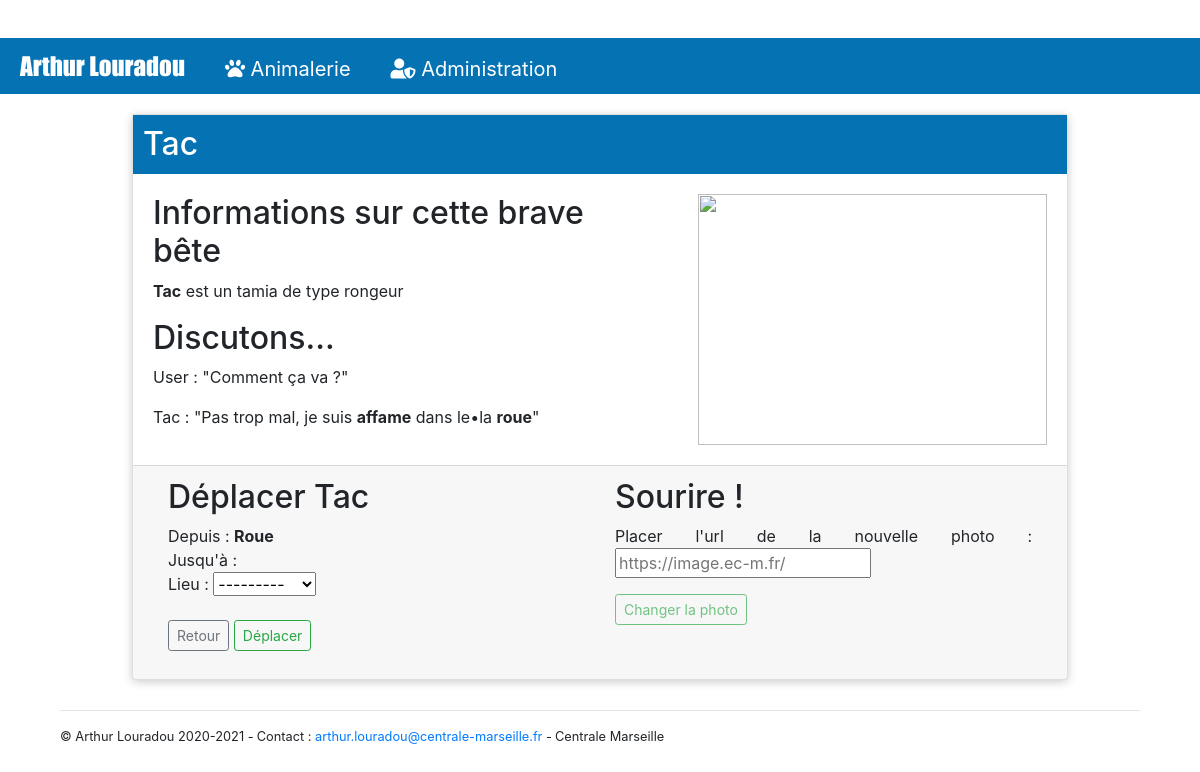
The app's page /animal/Tac/, older data.
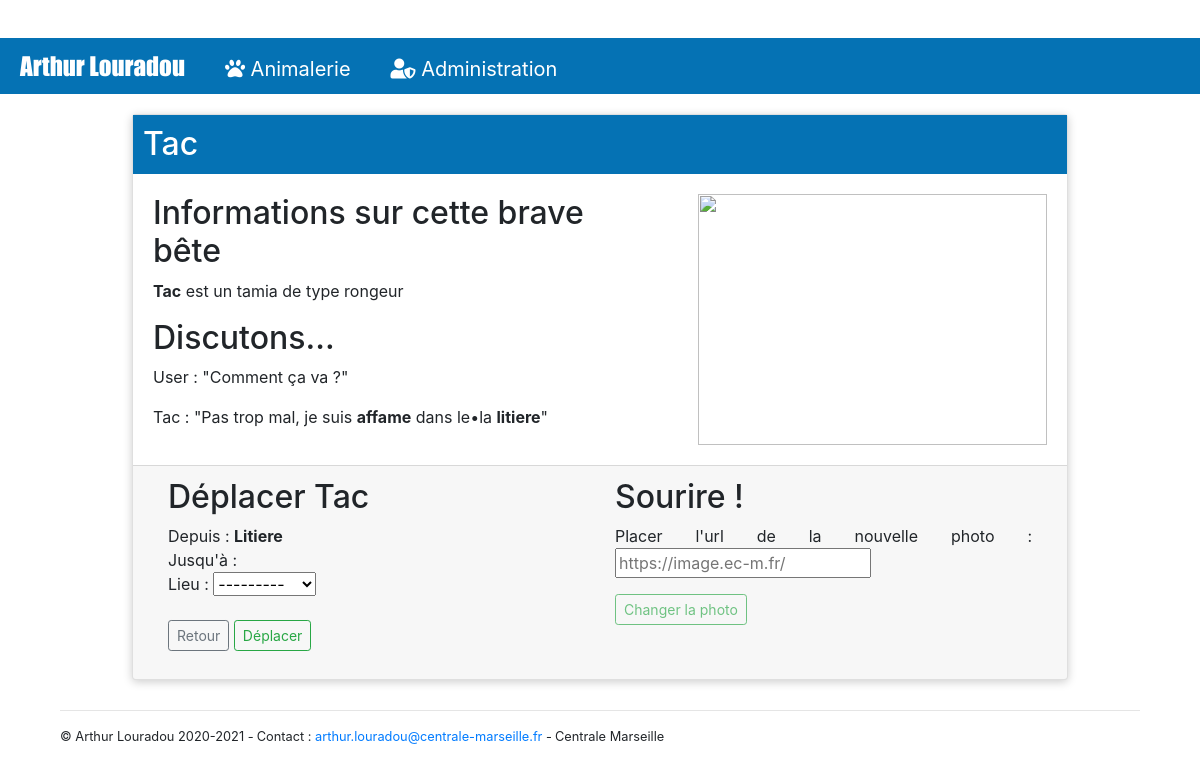
The same page, newer data.
### animalerie/models.py (models this page shows, shortened)
class Animal(models.Model):
    id_animal = models.CharField(max_length=100, primary_key=True)
    etat = models.CharField(max_length=20)
    type = models.CharField(max_length=20)
    race = models.CharField(max_length=20)
    photo = models.CharField(max_length=200)
    lieu = models.ForeignKey(Equipement, on_delete=models.CASCADE)

class Equipement(models.Model):
    id_equip = models.CharField(max_length=100, primary_key=True)
    disponibilite = models.CharField(max_length=20)
    photo = models.CharField(max_length=200)
    def __str__(self):
        return self.id_equip

### animalerie/views.py (the view)
# urls.py: path('animal/<str:id_animal>/', views.animal_detail, name='animal_detail'),
def animal_detail(request, id_animal,error=None):
    animal = get_object_or_404(Animal, id_animal=id_animal)
    if request.method == "POST":
        form = MoveForm(request.POST)
        if form.is_valid():
            ancien_lieu = get_object_or_404(Equipement, id_equip=animal.lieu)
            post = form.save(commit=False)
            nouveau_lieu = get_object_or_404(Equipement, id_equip=post.lieu)
            modif = get_object_or_404(Animal, id_animal=id_animal).changeLieu(nouveau_lieu)
            if modif=='error_not_empty' :
                return redirect('animal_detail_mes', id_animal=id_animal, error='Lieu Occupé')
            elif modif.split(':')[0]=='error_impossible':
                return redirect('animal_detail_mes', id_animal=id_animal, error='Impossible, '+modif.split(':')[1])
            else:
                ancien_lieu.disponibilite = 'libre'
                ancien_lieu.save()
                modif.save()
                nouveau_lieu.disponibilite = 'occupe'
                nouveau_lieu.save()
            return redirect('animal_detail', id_animal=id_animal)
    else:
         form = MoveForm()
    lieu = animal.lieu
    if error==None:
        return render(request,
                    'animalerie/animal_detail.html',
                    {'animal': animal, 'lieu': lieu, 'form': form})
    else:
        return render(request,
                    'animalerie/animal_detail.html',
                    {'animal': animal, 'lieu': lieu, 'form': form, 'error':error})

### animalerie/forms.py
class MoveForm(forms.ModelForm):
    class Meta:
        model = Animal
        fields = ('lieu',)

### animalerie/templates/animalerie/animal_detail.html (shortened to what this page needs)
{% extends 'animalerie/template.html' %}
{% load static %}
{% block content %}
<div class="page-header">
    <div class="card">
        <div class="header">
            <h2>
                {{ animal.id_animal }}
            </h2>
        </div>
        <div class="container">
            <div class="row">
                <div class="card-body col-lg-7">
                    <h2 class="card-text"> Informations sur cette brave bête</h2>
                    <p><b>{{ animal.id_animal }}</b> est un {{ animal.race }} de type {{ animal.type }}</p>
                    <h2>Discutons...</h2>
                    <p>User : "Comment ça va ?"</p>
                    <p>{{ animal.id_animal }} : "Pas trop mal, je suis <b>{{ animal.etat }}</b> dans le•la <b>{{ animal.lieu }}</b>"</p>
                </div>
                <div class="card-body col-lg-5">
                    <img src="{% if animal.photo == '#' %}https://www.thoiry.net/sites/thoiry.net/files/2018-02/loutre1600x800.jpg
                    {% else%}
                      {{animal.photo}}
                    {% endif %}" style="height: auto; width: 100%; display: block;object-fit: cover;" />
                </div>
            </div>
        </div>
        <div class="card-footer">
            <div class="container">
                <div class="row">
                    <div class="col">
                        <form method="POST" class="post-form">{% csrf_token %}
                            <h2 class="card-text"> Déplacer {{ animal.id_animal }}</h2>
                            <span>Depuis : <b>{{ animal.lieu|capfirst }}</b></span><br/>
                            <span>Jusqu'à : </span>
                            {{ form.as_p }}
                            <a class="btn btn-sm btn-outline-secondary card-text" href="{% url 'animal_list' %}">Retour</a>
                            <button type="submit" class="btn btn-sm btn-outline-success card-text">Déplacer</button>
                        </form>
                    </div>
                    <div class="col-6">
                        <form method="POST" class="post-form">{% csrf_token %}
                            <h2 class="card-text"> Sourire !</h2>
                            <p>Placer l'url de la nouvelle photo : <input placeholder="https://image.ec-m.fr/"/></p>
                            <button type="submit" class="btn btn-sm btn-outline-success card-text" title="En cours de développement" style="cursor: not-allowed;" disabled>Changer la photo</button>
                        </form>
                    </div>
                </div>
            </div>
        </div>
    </div>
</div>
{% endblock %}

Row changes from the older to the newer data that the page shows:
changed Animal "Tac": lieu "roue" → "litiere"; lieu "Roue" → "Litiere"
